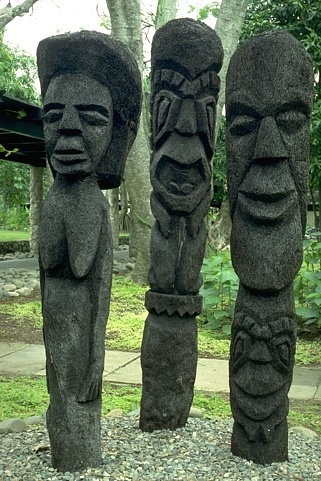
%> input picture Assignment2/EdgeDetection/prob_seg/data/images/101085.jpg, 321 x 481 px
$ octave --eval "result = edgeGradient(imread('../data/images/101085.jpg'));"   (GNU Octave 9; MATLAB toolbox functions it lacks are replaced by stand-ins)
%> lines starting %> are read from the running program, lines starting %| are printed output that depends on the picture; in (x1, y1, x2, y2) boxes, pixels count from 0 and x2, y2 are one past the last pixel; in counts of white or black regions, pixels touching at a corner belong together; the program's own positions count from 1
### Assignment2/EdgeDetection/prob_seg/solutions/gradientMagnitude.m
function [mag,theta] = gradientMagnitude(im,sigma)
%> called with sigma = 1
    R = im(:,:,1);
    G = im(:,:,2);
    B = im(:,:,3);

    % do gaussian smooth
    ksize = 4*sigma+1;
    gaussianFilter = fspecial("gaussian", [ksize, ksize], sigma);
    R_smooth = imfilter(R, gaussianFilter, "replicate");
    G_smooth = imfilter(G, gaussianFilter, "replicate");
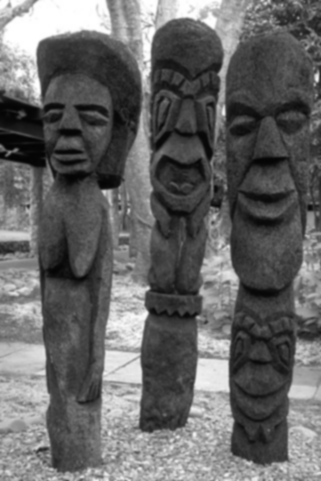
%> G_smooth: size 481x321 uint8; min 4, max 255, mean 102.6
    B_smooth = imfilter(B, gaussianFilter, "replicate");
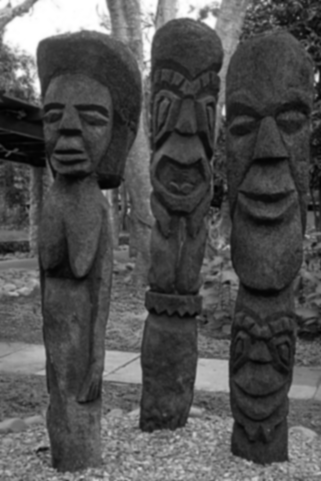
%> B_smooth: size 481x321 uint8; min 2, max 255, mean 80.9

    % compute gradients
    [R_gradx, R_grady] = gradient(R_smooth);
    [G_gradx, G_grady] = gradient(G_smooth);
    [B_gradx, B_grady] = gradient(B_smooth);

    % compute magnitudes
    magR = sqrt(R_gradx.^2 + R_grady.^2);
    magG = sqrt(G_gradx.^2 + G_grady.^2);
    magB = sqrt(B_gradx.^2 + B_grady.^2);

    % compute theta by the max channel index
    [~, maxID] = max(cat(3,magR,magG,magB), [], 3);

    maxIDR = (maxID(:,:,1)==1);
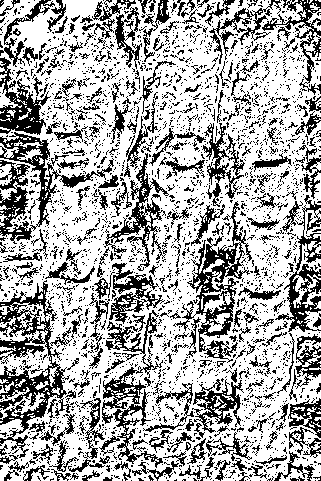
%> maxIDR: size 481x321 logical; 66.8% white; black in thin lines or dots
    maxIDG = (maxID(:,:,1)==2);
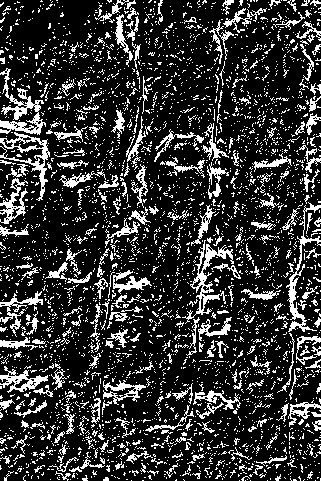
%> maxIDG: size 481x321 logical; 20.3% white in thin lines or dots
    maxIDB = (maxID(:,:,1)==3);
%> maxIDB: size 481x321 logical; 12.9% white in thin lines or dots
    theta = zeros(size(im(:,:,1)), "like", im);
%> theta: size 481x321 uint8; every value is 0
    theta(maxIDR) = atan2(R_grady(maxIDR), R_gradx(maxIDR));
    theta(maxIDG) = atan2(G_grady(maxIDG), G_gradx(maxIDG));
    theta(maxIDB) = atan2(G_grady(maxIDB), G_gradx(maxIDB));
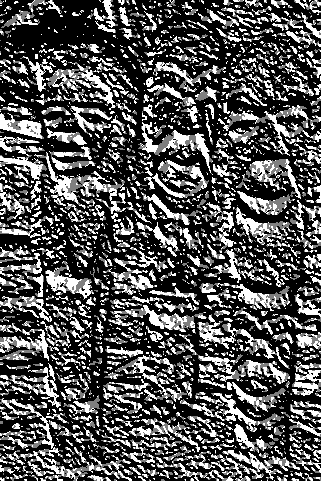
%> theta: size 481x321 uint8; min 0, max 2, mean 0.661; drawn with min black and max white

    % compute magnitude by L2-norm
    mag = sqrt(magR.^2 + magG.^2 + magB.^2);
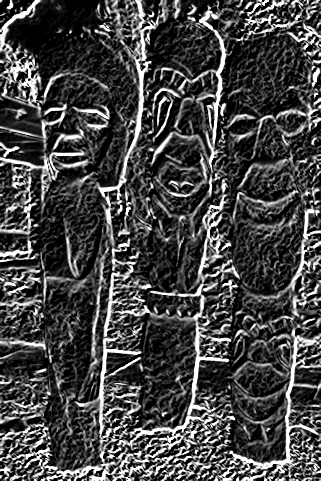
%> mag: size 481x321 double; min 0, max 27.66, mean 7.5; drawn with min black and max white
end

### Assignment2/EdgeDetection/prob_seg/solutions/edgeGradient.m
function bmap = edgeGradient(im)
    % try some sigmas here
    sigma = 1;
    [mag, ~] = gradientMagnitude(im, sigma);

    % get canny edges
    canny_edges = edge(rgb2gray(im), "canny");
%> canny_edges: size 481x321 logical; 11.4% white in thin lines or dots
    bmap = mag.*canny_edges;
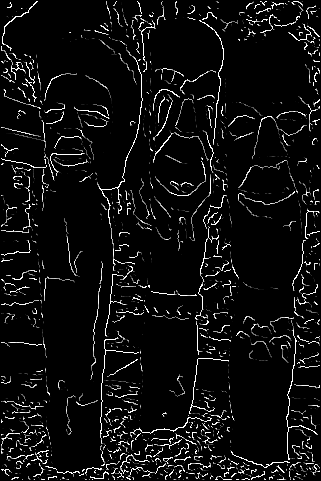
%> bmap: size 481x321 double; min 0, max 27.66, mean 1.7; drawn with min black and max white

end

$ run again, on Assignment2/EdgeDetection/prob_seg/data/images/101087.jpg
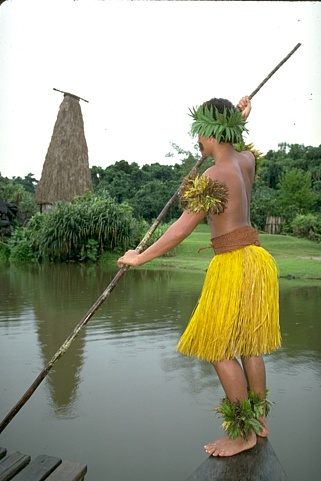
%> input picture Assignment2/EdgeDetection/prob_seg/data/images/101087.jpg, 321 x 481 px
%> in gradientMagnitude, `maxIDR = (maxID(:,:,1)==1);`:
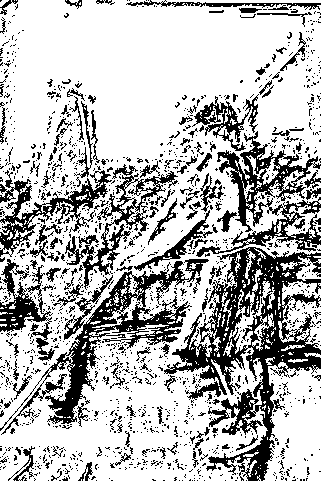
%> maxIDR: size 481x321 logical; 72.3% white; 1524 black regions (1385 under 20 px), largest, box (x1, y1, x2, y2) and area: (164, 247, 321, 481) 11478, (0, 259, 209, 435) 6359, (196, 131, 321, 257) 4177
%> maxIDG: size 481x321 logical; 12.4% white in thin lines or dots
%> maxIDB: size 481x321 logical; 15.2% white; 1786 white regions (1635 under 20 px), largest, box (x1, y1, x2, y2) and area: (245, 249, 321, 481) 3378, (45, 283, 186, 424) 2930, (164, 250, 266, 399) 2929
%> canny_edges: size 481x321 logical; 5.5% white in thin lines or dots
%> in edgeGradient, `bmap = mag.*canny_edges;`:
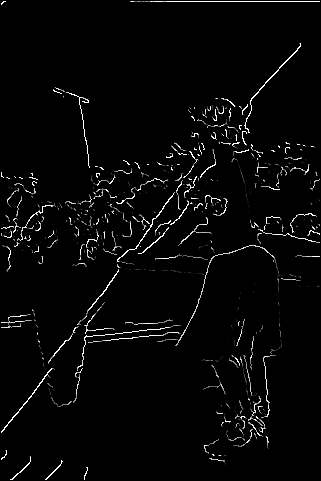
%> bmap: size 481x321 double; min 0, max 27.66, mean 0.8; drawn with min black and max white

$ run again, on Assignment2/EdgeDetection/prob_seg/data/images/103070.jpg
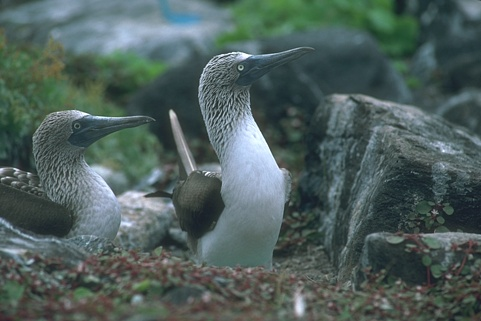
%> input picture Assignment2/EdgeDetection/prob_seg/data/images/103070.jpg, 481 x 321 px
%> maxIDR: size 321x481 logical; 60.4% white; 1645 black regions (1485 under 20 px), largest, box (x1, y1, x2, y2) and area: (0, 90, 272, 321) 11694, (210, 0, 445, 101) 7142, (0, 118, 176, 249) 5126
%> maxIDG: size 321x481 logical; 19.6% white; 2769 white regions (2549 under 20 px), largest, box (x1, y1, x2, y2) and area: (9, 289, 126, 321) 1048, (66, 244, 142, 301) 1045, (180, 267, 257, 321) 882
%> maxIDB: size 321x481 logical; 20.1% white; 2323 white regions (2120 under 20 px), largest, box (x1, y1, x2, y2) and area: (215, 0, 393, 53) 2798, (190, 93, 260, 269) 2013, (46, 3, 170, 61) 1933
%> canny_edges: size 321x481 logical; 10% white in thin lines or dots
%> in edgeGradient, `bmap = mag.*canny_edges;`:
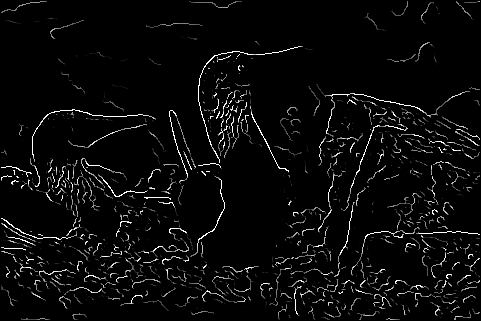
%> bmap: size 321x481 double; min 0, max 27.66, mean 1.1; drawn with min black and max white
